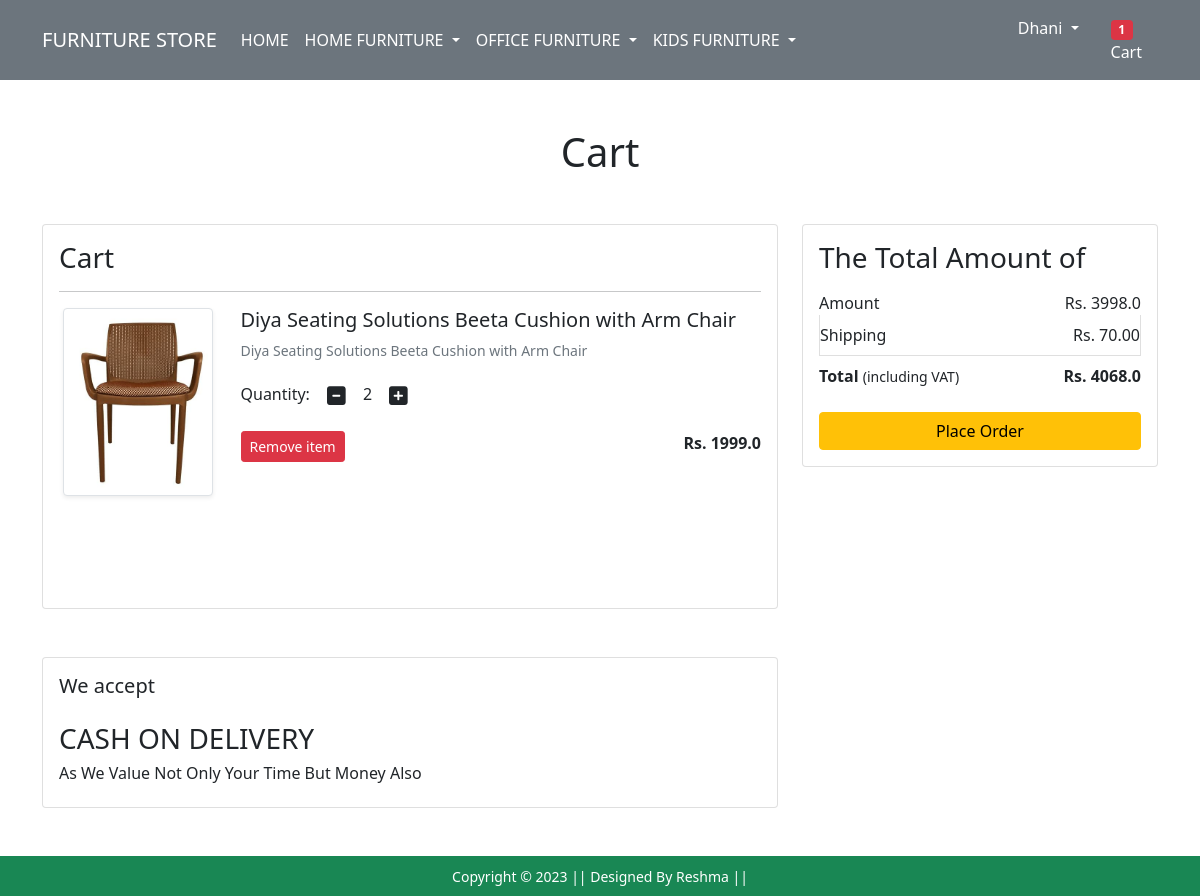
The app's page /cart/ (signed in) with its own data.
### app/models.py (models this page shows, shortened)
class Cart(models.Model):
    user= models.ForeignKey(User, on_delete=models.CASCADE)
    product= models.ForeignKey(Product, on_delete=models.CASCADE)
    quantity = models.PositiveIntegerField(default=1)

class Product(models.Model):
    title =models.CharField(max_length=100)
    selling_price =models.FloatField()
    discounted_price = models.FloatField()
    description = models.TextField()
    brand = models.CharField(max_length=100)
    category= models.CharField(choices=CATEGORY_CHOICES,max_length=5)
    product_image = models.ImageField(upload_to ="productimg")

### app/views.py (the view)
# urls.py: path('cart/', views.show_cart, name='cart'),
def show_cart(request):
 if request.user.is_authenticated:
     totalitem=0
     user=request.user
     cart=Cart.objects.filter(user=user)
     amount=0.0
     shipping_amount=70.0
     totalamount=0.0
     cart_product=[p for p in Cart.objects.all() if p.user==user]
     if request.user.is_authenticated:
      totalitem= len(Cart.objects.filter(user=request.user))
     if cart_product:
         for p in cart_product:
             tempamount=(p.quantity * p.product.discounted_price)
             amount+=tempamount
             totalamount=amount+shipping_amount
         return render(request, 'app/addtocart.html',{'carts':cart,'totalamount':totalamount,'amount':amount,'shipping_amount':shipping_amount,'totalitem':totalitem})
     else:
         return render(request,'app/emptycart.html')

### app/templates/app/addtocart.html (shortened to what this page needs)
{% extends 'app/base.html' %}
{% load static %}
{% block main-content %}
<div class="container my-5">
 <div class="row">
  <h1 class="text-center mb-5">Cart</h1>
  <div class="col-sm-8">
  <div class="card">
   <div class="card-body">
    <h3>Cart</h3>
    {% for cart in carts %}
    <hr>
    <div class="row">
     <div class="col-sm-3 text-center align-self-center"><img src="{{cart.product.product_image.url}}" alt="" srcset="" class="img-fluid img-thumbnail shadow-sm" height="150" width="150"> </div>
     <div class="col-sm-9">
      <div>
       <h5>{{cart.product.title}}</h5>
       <p class="mb-2 text-muted small">{{cart.product.description}}</p>
       <div class="my-3">
        <label for="quantity">Quantity:</label>
        <a class="minus-cart btn" pid="{{cart.product.id}}"><i class="fas fa-minus-square fa-lg"></i></a>
          <span id="quantity">{{cart.quantity}}</span>
        <a class="plus-cart btn" pid="{{cart.product.id}}"><i class="fas fa-plus-square fa-lg"></i></a>
       </div>
       <div class="d-flex justify-content-between">
        <a href="#" class="btn btn-sm btn-danger mr-3 remove-cart" pid="{{cart.product.id}}">Remove item </a>
        <p class="mb-0"><span><strong>Rs. {{cart.product.discounted_price}}</strong></span></p>
       </div>
      </div>
     </div>
    </div>
    {% endfor %}
   </div>
   </div>
  </div>
  <div class="col-sm-4">
   <div class="card">
    <div class="card-body">
      <h3>The Total Amount of</h3>
      <ul class="list-group">
       <li class="list-group-item d-flex justify-content-between align-items-center border-0 px-0 pb-0">Amount<span>Rs. <span id="amount">{{amount}}</span></span></li>
       <li class="list-group-item d-flex justify-content-between align-items-center px-0">Shipping<span>Rs. 70.00</span></li>
       <li class="list-group-item d-flex justify-content-between align-items-center border-0 px-0 mb-3">
        <div>
           <strong>Total</strong> <small>(including VAT)</small>
         </div>
         <span><strong>Rs. <strong id="totalamount">{{totalamount}}</strong></strong></span>
       </li>
      </ul>
      <div class="d-grid"><a href="{% url 'checkout' %}" class="btn btn-warning">Place Order</a></div>
    </div>
   </div>
  </div>
 </div>
</div>
<div class="container">
 <div class="row">
  <div class="col-sm-8">
   <div class="card">
    <div class="card-body">
      <h5 class="mb-4">We accept</h5>
      <h3>CASH ON DELIVERY</h3>
      <h6>As We Value Not Only Your Time But Money Also</h6>
    </div>
  </div>
  </div>
 </div>
</div>
{% endblock main-content %}

### app/templates/app/base.html (shortened to what this page needs)
<!doctype html>
{% load static %}
<html lang="en">
  <head>
    <link href="https://cdn.jsdelivr.net/npm/bootstrap@5.0.0-beta1/dist/css/bootstrap.min.css" rel="stylesheet">
    <link rel="stylesheet" href="{% static 'app/css/owl.carousel.min.css' %}">
    <link rel="stylesheet" href="{% static 'app/css/all.min.css' %}">
    <link rel="stylesheet" href="{% static 'app/css/style.css' %}">
  </head>
  <body>
    <nav class="navbar navbar-expand-lg navbar-dark bg-secondary">
     <div class="container">
       <a class="navbar-brand" href="/">FURNITURE STORE</a>
       <div class="collapse navbar-collapse" id="navbarSupportedContent">
         <ul class="navbar-nav me-auto mb-2 mb-lg-0">
           <li class="nav-item">
             <a class="nav-link active" aria-current="page" href="/">HOME</a>
           </li>
           <li class="nav-item dropdown">
             <a class="nav-link dropdown-toggle text-white" href="#" id="fashionDropdown" role="button" data-bs-toggle="dropdown" aria-expanded="false">
               HOME FURNITURE
             </a>
           </li>
           <li class="nav-item dropdown">
            <a class="nav-link dropdown-toggle text-white" href="#" id="fashionDropdown" role="button" data-bs-toggle="dropdown" aria-expanded="false">
              OFFICE FURNITURE
            </a>
          </li>
          <li class="nav-item dropdown">
            <a class="nav-link dropdown-toggle text-white" href="#" id="fashionDropdown" role="button" data-bs-toggle="dropdown" aria-expanded="false">
              KIDS FURNITURE
            </a>
               </div>
         <div>
          <ul class="navbar-nav me-auto mb-2 mb-lg-0">
            {%if request.user.is_authenticated %}
           <li class="nav-item dropdown mx-2">
              <a class="nav-link dropdown-toggle text-white" href="#" id="profileDropdown" role="button" data-bs-toggle="dropdown" aria-expanded="false">
                {{request.user.username|capfirst}}
              </a>
            </li>
            <li class="nav-item mx-2">
             <a href="{% url 'cart' %}" class="nav-link text-white"><span class="badge bg-danger">{{totalitem}}</span>Cart</a>
            </li>
            {% endif %}
          </ul>
         </div>
       </div>
    </nav>
    {% block main-content %} {% endblock main-content %}
    <footer class="container-fluid bg-success text-center p-2 mt-5">
        <small class="text-white">Copyright &copy; 2023 || Designed By Reshma  ||  </small>
    </footer>
  </body>
</html>

### records on screen
Cart: product.product_image (picture), product "Diya Seating Solutions Beeta Cushion with Arm Chair", product.description "Diya Seating Solutions Beeta Cushion with Arm Chair", quantity "2", product.discounted_price "1999.0"

### other values on screen
{{ request.user.username|capfirst }} "Dhani"
{{ totalitem }} "1"
{{ amount }} "3998.0"
{{ totalamount }} "4068.0"
